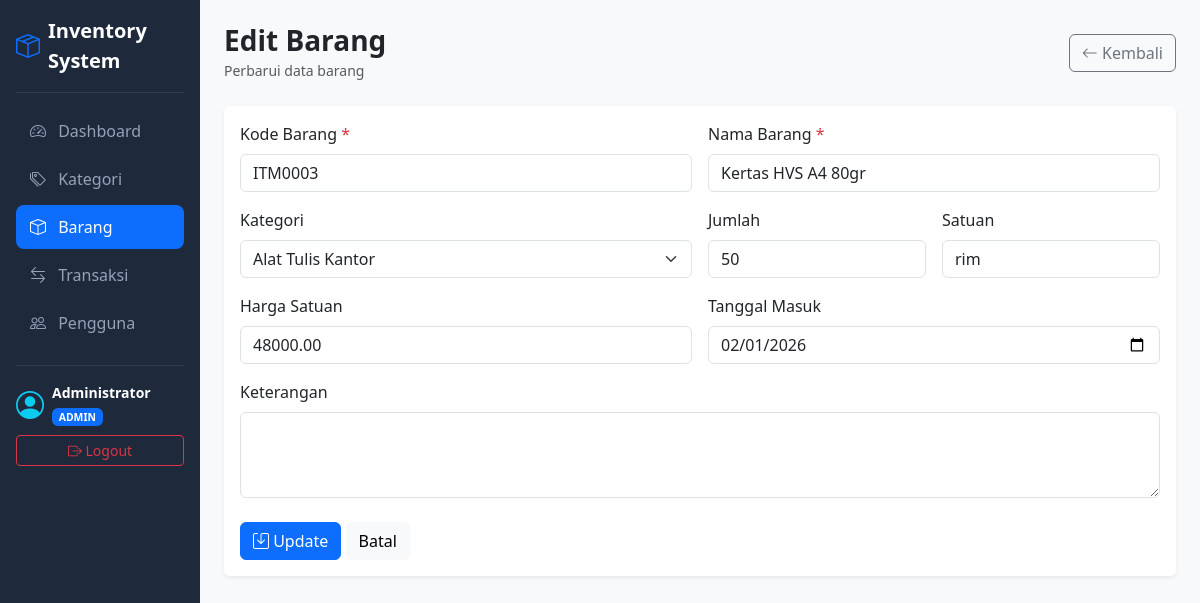
Screenshot of /items/edit/3 (signed in) with the database file from the repository.
### tables this page shows
CREATE TABLE items (
    id INT AUTO_INCREMENT PRIMARY KEY,
    code VARCHAR(20) NOT NULL UNIQUE,
    name VARCHAR(150) NOT NULL,
    category_id INT NULL,
    quantity INT NOT NULL DEFAULT 0,
    unit VARCHAR(20) NOT NULL DEFAULT 'unit',
    price DECIMAL(15,2) NOT NULL DEFAULT 0,
    entry_date DATE NULL,
    description TEXT,
    created_at TIMESTAMP DEFAULT CURRENT_TIMESTAMP,
    CONSTRAINT fk_items_category FOREIGN KEY (category_id)
    REFERENCES categories(id) ON DELETE SET NULL ON UPDATE CASCADE
);

CREATE TABLE categories (
    id INT AUTO_INCREMENT PRIMARY KEY,
    name VARCHAR(100) NOT NULL,
    description TEXT,
    created_at TIMESTAMP DEFAULT CURRENT_TIMESTAMP
);

### app/core/Controller.php (called while the page is built, shortened)
<?php
class Controller {
    public function view(string $view, array $data = []): void {
        $data = array_merge(view_shared_data(), $data);
        extract($data);
        require ROOT_PATH . '/app/views/' . $view . '.php';
    }
    public function model(string $model) {
        return new $model();
    }
}

### app/controllers/ItemsController.php (called while the page is built, shortened)
<?php
class ItemsController extends Controller {
    public function edit(string $id = ''): void {
        $item = $this->model('Item')->find((int)$id);
        $this->view('items/edit', [
            'title'      => 'Edit Barang',
            'item'       => $item,
            'categories' => $this->model('Category')->all(),
        ]);
    }
}

### app/core/App.php (called while the page is built, shortened)
<?php
class App {
    protected string $method = 'index';
    public function __construct() {
        $url = $this->parseURL();
        if (!empty($url[0])) {
            $candidate = ucfirst($url[0]) . 'Controller';
            if (file_exists(ROOT_PATH . '/app/controllers/' . $candidate . '.php')) {
                unset($url[0]);
            } else {
                $this->notFound();
                return;
            }
        }
        $this->controller = new $this->controller();
        if (!empty($url[1])) {
            if (method_exists($this->controller, $url[1])) {
                $this->method = $url[1];
                unset($url[1]);
            } else {
                $this->notFound();
                return;
            }
        }
        $this->params = $url ? array_values($url) : [];
        call_user_func_array([$this->controller, $this->method], $this->params);
    }
    public function parseURL(): array {
        if (isset($_GET['url'])) {
            $url = rtrim($_GET['url'], '/');
            return explode('/', filter_var($url, FILTER_SANITIZE_URL));
        }
        return [];
    }
}

### public/index.php (called while the page is built, shortened)
<?php
require_once __DIR__ . '/../app/config/config.php';
require_once __DIR__ . '/../app/core/helpers.php';
spl_autoload_register(function ($class) {
    foreach (['core', 'controllers', 'models'] as $dir) {
        $file = ROOT_PATH . '/app/' . $dir . '/' . $class . '.php';
        if (file_exists($file)) {
            return;
        }
    }
});
$app = new App();

### app/core/Database.php (called while the page is built)
<?php
class Database {
    private static ?Database $instance = null;
    private PDO $pdo;
    private function __construct() {
        $dsn = 'mysql:host=' . DB_HOST . ';port=' . DB_PORT
            . ';dbname=' . DB_NAME . ';charset=utf8mb4';
        try {
            $this->pdo = new PDO($dsn, DB_USER, DB_PASS);
            $this->pdo->setAttribute(PDO::ATTR_ERRMODE, PDO::ERRMODE_EXCEPTION);
            $this->pdo->setAttribute(PDO::ATTR_DEFAULT_FETCH_MODE, PDO::FETCH_ASSOC);
        } catch (PDOException $e) {
            Logger::error('Koneksi database gagal', ['error' => $e->getMessage()]);
            die('Koneksi database gagal: ' . $e->getMessage());
        }
    }
    public static function getInstance(): Database {
        return self::$instance ??= new self();
    }
    public function pdo(): PDO {
        return $this->pdo;
    }
}

### app/core/Model.php (called while the page is built, shortened)
<?php
class Model {
    protected PDO $db;
    protected string $table = '';
    public function __construct() {
        $this->db = Database::getInstance()->pdo();
    }
    public function find(int $id) {
        $stmt = $this->db->prepare("SELECT * FROM {$this->table} WHERE id = ?");
        $stmt->execute([$id]);
        return $stmt->fetch();
    }
}

### app/core/helpers.php (called while the page is built, shortened)
<?php
function e($value): string {
    return htmlspecialchars((string) $value, ENT_QUOTES, 'UTF-8');
}

### app/core/Middleware.php (called while the page is built, shortened)
<?php
class Middleware {
    public static function isLoggedIn(): bool {
        return !empty($_SESSION['user']);
    }
}

### app/models/Category.php (called while the page is built, shortened)
<?php
class Category extends Model {
    public function all(): array {
        return $this->db->query(
            "SELECT c.*, (SELECT COUNT(*) FROM items i WHERE i.category_id = c.id) AS item_count
             FROM categories c ORDER BY c.name"
        )->fetchAll();
    }
}

### app/views/items/_form.php (the view, shortened to what this page needs)
<?php
$value = fn(string $key, $default = '') => e($item[$key] ?? $default);
$selectedCategory = $item['category_id'] ?? '';
?>
<div class="row g-3">
    <div class="col-md-6">
        <label class="form-label">Kode Barang <span class="text-danger">*</span></label>
        <input type="text" name="code" class="form-control"
               value="<?= e($item['code'] ?? ($code ?? '')) ?>" required>
    </div>
    <div class="col-md-6">
        <label class="form-label">Nama Barang <span class="text-danger">*</span></label>
        <input type="text" name="name" class="form-control"
               value="<?= $value('name') ?>" required>
    </div>
    <div class="col-md-6">
        <label class="form-label">Kategori</label>
        <select name="category_id" class="form-select">
            <?php foreach ($categories as $c): ?>
                <option value="<?= e($c['id']) ?>"
                    <?= (string) $selectedCategory === (string) $c['id'] ? 'selected' : '' ?>>
                    <?= e($c['name']) ?>
                </option>
            <?php endforeach; ?>
        </select>
    </div>
    <div class="col-md-3">
        <label class="form-label">Jumlah</label>
        <input type="number" name="quantity" class="form-control" min="0"
               value="<?= $value('quantity', 0) ?>">
    </div>
    <div class="col-md-3">
        <label class="form-label">Satuan</label>
        <input type="text" name="unit" class="form-control" placeholder="unit / pcs / box"
               value="<?= $value('unit', 'unit') ?>">
    </div>
    <div class="col-md-6">
        <label class="form-label">Harga Satuan</label>
        <input type="number" name="price" class="form-control" min="0" step="0.01"
               value="<?= $value('price', 0) ?>">
    </div>
    <div class="col-md-6">
        <label class="form-label">Tanggal Masuk</label>
        <input type="date" name="entry_date" class="form-control"
               value="<?= $value('entry_date') ?>">
    </div>
    <div class="col-12">
        <label class="form-label">Keterangan</label>
        <textarea name="description" rows="3" class="form-control"><?= $value('description') ?></textarea>
    </div>
</div>

### app/views/layouts/header.php (style rules this page uses)
body { min-height: 100vh; background-color: #f8f9fa; }

### rows the page displays
items: code "ITM0003", name "Kertas HVS A4 80gr", category_id "Alat Tulis Kantor", quantity "50", unit "rim", price "48000.00", entry_date "02/01/2026"

### other values shown
APP_NAME "Inventory System"
$nav['label'] "Dashboard"
$nav['label'] "Kategori"
$nav['label'] "Barang"
$nav['label'] "Transaksi"
$nav['label'] "Pengguna"
$user['full_name'] "Administrator"
$user['role'] "ADMIN"
